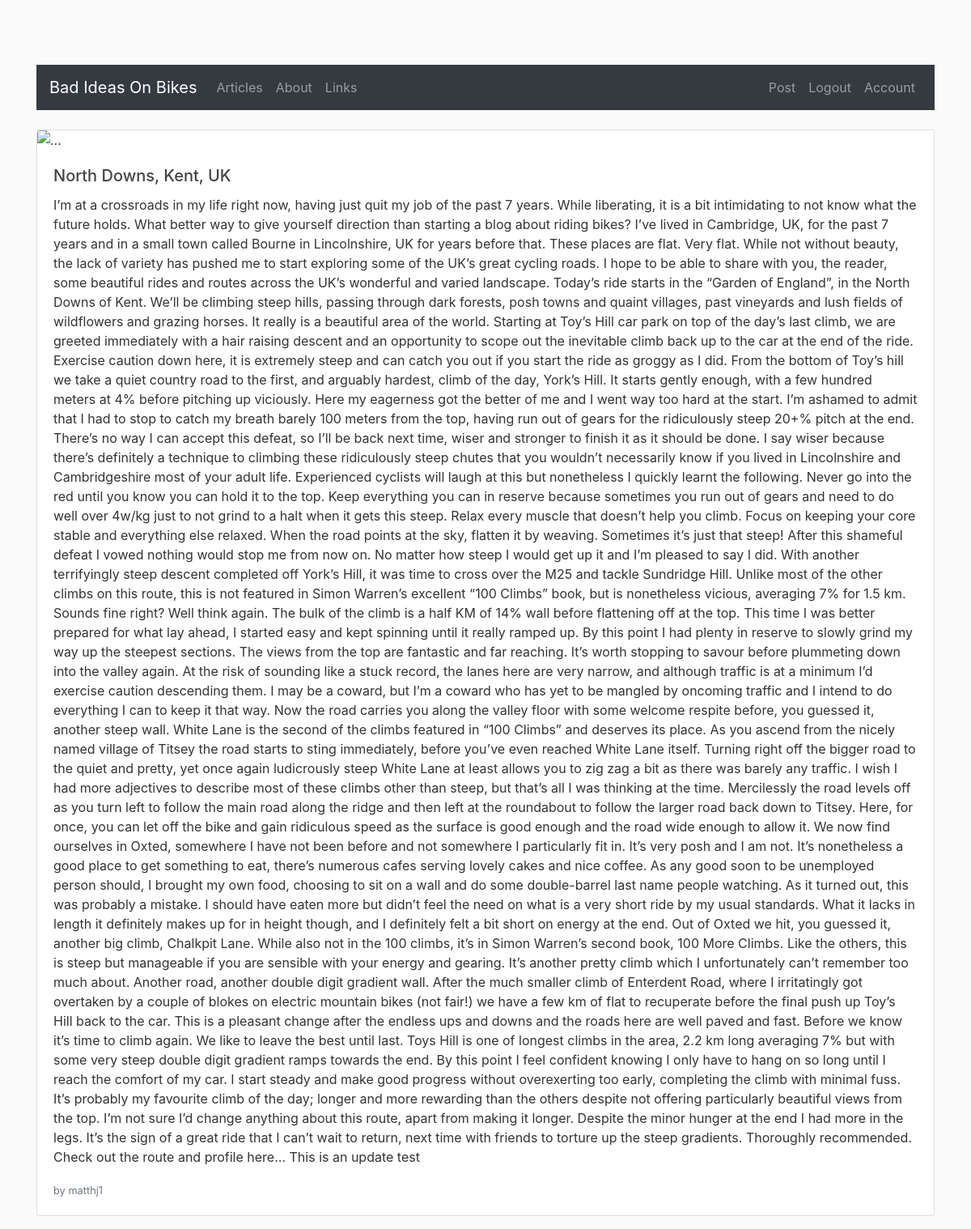
Page /post/1 (signed in) on the committed database.
### flaskbiob/models.py (models this page shows, shortened)
class Posts(db.Model):
    id = db.Column(db.Integer, primary_key=True)
    title = db.Column(db.String(100), nullable=False)
    date = db.Column(db.DateTime, nullable=False, default=datetime.utcnow)
    content = db.Column(db.Text, nullable=False)
    user = db.Column(db.Integer, db.ForeignKey("users.id"), nullable=False)

class Users(db.Model, UserMixin):
    id = db.Column(db.Integer, primary_key=True)
    username = db.Column(db.String(20), unique=True, nullable=False)
    email = db.Column(db.String(100), unique=True, nullable=False)
    image_file = db.Column(db.String(20), nullable=False, default="default.png")
    password = db.Column(db.String(60), nullable=False)
    posts = db.relationship("Posts", backref="author", lazy=True)

### flaskbiob/routes.py (the view)
@app.route("/post/<post_id>", methods=["GET", "POST"])
@login_required
def postPage(post_id):
    post = Posts.query.get_or_404(post_id)
    return render_template("Post.html", title=post.title, post=post)

### flaskbiob/models.py (called while the page is built)
@login_manager.user_loader
def load_user(user_id):
    return Users.query.get(int(user_id))

### flaskbiob/templates/Post.html
{% extends "BASE.html" %}
    {% block content %}
            <div class="card mb-3">
              <img src="{{ post.image }}" class="card-img-top" alt="...">
              <div class="card-body">
                <h5 class="card-title">{{ post.title }}</h5>
                <p class="card-text">{{ post.content }}</p>
                <p class="card-text"><small class="text-muted">by {{ post.author.username }}</small></p>
              </div>
            </div>
    {% endblock content %}

### flaskbiob/templates/BASE.html (shortened to what this page needs)
<!DOCTYPE html>
<html lang="en">
<head>
    <link rel="stylesheet" href="https://stackpath.bootstrapcdn.com/bootstrap/4.5.2/css/bootstrap.min.css">
    <link rel="stylesheet" type="text/css" href="{{ url_for('static', filename='main.css') }}">
</head>
    <body>
        <div class="container">
            <nav class="navbar navbar-expand-lg navbar-dark bg-dark">
              <a class="navbar-brand" href="{{ url_for('homePage') }}">Bad Ideas On Bikes</a>
              <div class="collapse navbar-collapse" id="navbarNav">
                <ul class="navbar-nav">
                  <li class="nav-item {% if request.endpoint == 'homePage' %} active {% endif %}">
                    <a class="nav-link" href="{{ url_for('homePage') }}">Articles <span class="sr-only">(current)</span></a>
                  </li>
                  <li class="nav-item {% if request.endpoint == 'aboutPage' %} active {% endif %}">
                    <a class="nav-link" href="{{ url_for('aboutPage') }}">About</a>
                  </li>
                  <li class="nav-item {% if request.endpoint == 'linkPage' %} active {% endif %}">
                    <a class="nav-link" href="#">Links</a>
                  </li>
                </ul>
                  <ul class="navbar-nav ml-auto">
                      {% if current_user.is_authenticated %}
                        <li class="nav-item {% if request.endpoint == 'newpostPage' %} active {% endif %}">
                            <a class="nav-link" href="{{ url_for('newpostPage') }}">Post</a>
                        </li>
                          <li class="nav-item ">
                            <a class="nav-link" href="{{ url_for('logoutPage') }}">Logout</a>
                        </li>
                        <li class="nav-item {% if request.endpoint == 'accountPage' %} active {% endif %}">
                            <a class="nav-link" href="{{ url_for('accountPage') }}">Account</a>
                        </li>
                      {% endif %}
                  </ul>
              </div>
            </nav>
            <br>
            {% block content %}
            {% endblock content %}
        </div>
    </body>
</html>

### flaskbiob/static/main.css (style rules this page uses)
body { background: #fafafa; color: #333333; margin-top: 5rem; }
h1, h2, h3, h4, h5, h6 { color: #444444; }

### rows in the picture
Posts: title "North Downs, Kent, UK", content "I’m at a crossroads in my life right now, having just quit my job of the past 7 years. While liberating, it is a bit intimidating to not know what the future holds. What better way to give yourself direction than starting a blog about riding bikes? I’ve lived in Cambridge, UK, for the past 7 years and in a small town called Bourne in Lincolnshire, UK for years before that. These places are flat. Very flat. While not without beauty, the lack of variety has pushed me to start exploring some of the UK’s great cycling roads. I hope to be able to share with you, the reader, some beautiful rides and routes across the UK’s wonderful and varied landscape. Today’s ride starts in the “Garden of…"
Users: author.username "matthj1"
